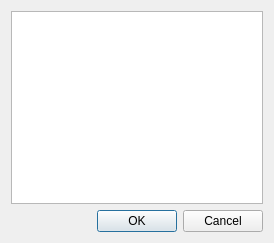
<?xml version="1.0" encoding="UTF-8"?>
<ui version="4.0">
 <class>EmailDialog</class>
 <widget class="QDialog" name="EmailDialog">
  <property name="geometry">
   <rect>
    <x>0</x>
    <y>0</y>
    <width>274</width>
    <height>243</height>
   </rect>
  </property>
  <property name="windowTitle">
   <string>Edycja listy emaili kontrahenta</string>
  </property>
  <layout class="QVBoxLayout" name="verticalLayout">
   <item>
    <widget class="QTableView" name="tableView">
     <attribute name="horizontalHeaderStretchLastSection">
      <bool>true</bool>
     </attribute>
    </widget>
   </item>
   <item>
    <widget class="QDialogButtonBox" name="buttonBox">
     <property name="orientation">
      <enum>Qt::Horizontal</enum>
     </property>
     <property name="standardButtons">
      <set>QDialogButtonBox::Cancel|QDialogButtonBox::Ok</set>
     </property>
    </widget>
   </item>
  </layout>
  <action name="actionAddEmail">
   <property name="text">
    <string>Dodaj e-mail</string>
   </property>
  </action>
  <action name="actionRemoveEmail">
   <property name="text">
    <string>Usuń e-mail</string>
   </property>
  </action>
 </widget>
 <resources/>
 <connections>
  <connection>
   <sender>buttonBox</sender>
   <signal>accepted()</signal>
   <receiver>EmailDialog</receiver>
   <slot>accept()</slot>
   <hints>
    <hint type="sourcelabel">
     <x>248</x>
     <y>254</y>
    </hint>
    <hint type="destinationlabel">
     <x>157</x>
     <y>274</y>
    </hint>
   </hints>
  </connection>
  <connection>
   <sender>buttonBox</sender>
   <signal>rejected()</signal>
   <receiver>EmailDialog</receiver>
   <slot>reject()</slot>
   <hints>
    <hint type="sourcelabel">
     <x>316</x>
     <y>260</y>
    </hint>
    <hint type="destinationlabel">
     <x>286</x>
     <y>274</y>
    </hint>
   </hints>
  </connection>
 </connections>
</ui>
